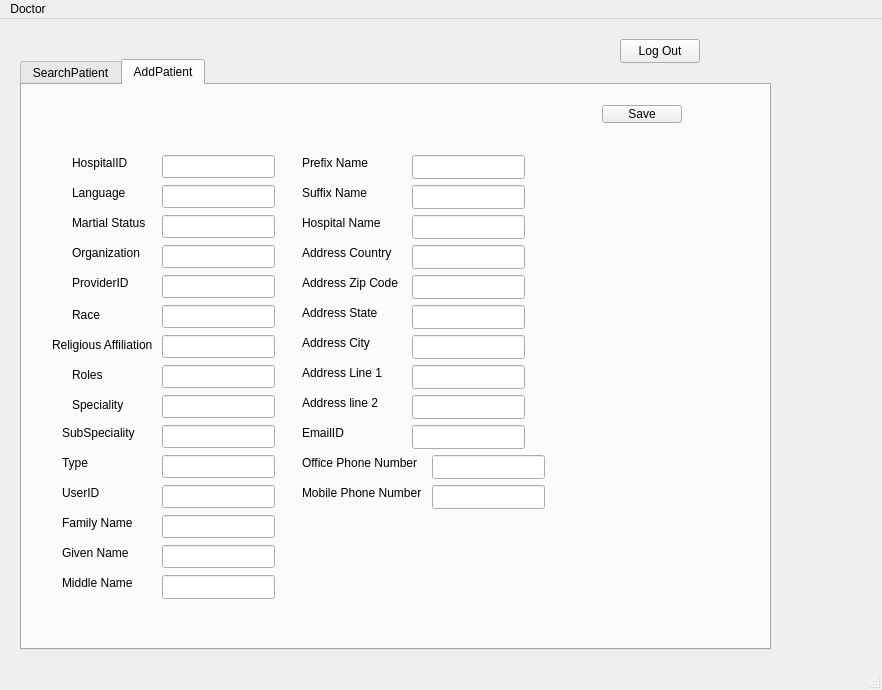
<?xml version="1.0" encoding="UTF-8"?>
<ui version="4.0">
 <class>AdminMainWindow</class>
 <widget class="QMainWindow" name="AdminMainWindow">
  <property name="geometry">
   <rect>
    <x>0</x>
    <y>0</y>
    <width>882</width>
    <height>690</height>
   </rect>
  </property>
  <property name="windowTitle">
   <string>MainWindow</string>
  </property>
  <widget class="QWidget" name="centralDoctorMainwidget">
   <widget class="QTabWidget" name="tabWidget">
    <property name="geometry">
     <rect>
      <x>20</x>
      <y>40</y>
      <width>751</width>
      <height>591</height>
     </rect>
    </property>
    <property name="currentIndex">
     <number>1</number>
    </property>
    <widget class="QWidget" name="SearchPatientTab">
     <attribute name="title">
      <string>SearchPatient</string>
     </attribute>
     <widget class="QTextBrowser" name="TitleText">
      <property name="geometry">
       <rect>
        <x>210</x>
        <y>40</y>
        <width>321</width>
        <height>31</height>
       </rect>
      </property>
      <property name="html">
       <string>&lt;!DOCTYPE HTML PUBLIC &quot;-//W3C//DTD HTML 4.0//EN&quot; &quot;http://www.w3.org/TR/REC-html40/strict.dtd&quot;&gt;
&lt;html&gt;&lt;head&gt;&lt;meta name=&quot;qrichtext&quot; content=&quot;1&quot; /&gt;&lt;meta charset=&quot;utf-8&quot; /&gt;&lt;style type=&quot;text/css&quot;&gt;
p, li { white-space: pre-wrap; }
hr { height: 1px; border-width: 0; }
&lt;/style&gt;&lt;/head&gt;&lt;body style=&quot; font-family:'Segoe UI'; font-size:9pt; font-weight:400; font-style:normal;&quot;&gt;
&lt;p style=&quot; margin-top:0px; margin-bottom:0px; margin-left:0px; margin-right:0px; -qt-block-indent:0; text-indent:0px;&quot;&gt;&lt;span style=&quot; font-family:'Microsoft YaHei UI';&quot;&gt;Hello, doctor, please input patient's information&lt;/span&gt;&lt;/p&gt;&lt;/body&gt;&lt;/html&gt;</string>
      </property>
     </widget>
     <widget class="QLabel" name="LastNameLabel">
      <property name="geometry">
       <rect>
        <x>40</x>
        <y>120</y>
        <width>71</width>
        <height>16</height>
       </rect>
      </property>
      <property name="text">
       <string>Last Name</string>
      </property>
     </widget>
     <widget class="QLabel" name="FirstNameLabel">
      <property name="geometry">
       <rect>
        <x>40</x>
        <y>170</y>
        <width>71</width>
        <height>16</height>
       </rect>
      </property>
      <property name="text">
       <string>First Name</string>
      </property>
     </widget>
     <widget class="QLabel" name="SSNLabel">
      <property name="geometry">
       <rect>
        <x>40</x>
        <y>220</y>
        <width>81</width>
        <height>16</height>
       </rect>
      </property>
      <property name="text">
       <string>SSN Last 4 #</string>
      </property>
     </widget>
     <widget class="QLabel" name="DOBLabel">
      <property name="geometry">
       <rect>
        <x>40</x>
        <y>270</y>
        <width>81</width>
        <height>16</height>
       </rect>
      </property>
      <property name="text">
       <string>Date of Birth</string>
      </property>
     </widget>
     <widget class="QLineEdit" name="LastNameLine">
      <property name="geometry">
       <rect>
        <x>150</x>
        <y>120</y>
        <width>113</width>
        <height>23</height>
       </rect>
      </property>
     </widget>
     <widget class="QLineEdit" name="FirstNameLine">
      <property name="geometry">
       <rect>
        <x>150</x>
        <y>170</y>
        <width>113</width>
        <height>23</height>
       </rect>
      </property>
     </widget>
     <widget class="QLineEdit" name="SSNLine">
      <property name="geometry">
       <rect>
        <x>150</x>
        <y>220</y>
        <width>113</width>
        <height>23</height>
       </rect>
      </property>
     </widget>
     <widget class="QLineEdit" name="DOBLine">
      <property name="geometry">
       <rect>
        <x>150</x>
        <y>270</y>
        <width>113</width>
        <height>23</height>
       </rect>
      </property>
     </widget>
     <widget class="QPushButton" name="SearchButton">
      <property name="geometry">
       <rect>
        <x>100</x>
        <y>340</y>
        <width>80</width>
        <height>24</height>
       </rect>
      </property>
      <property name="text">
       <string>Search</string>
      </property>
     </widget>
     <widget class="QTableView" name="PatientQueryTable">
      <property name="geometry">
       <rect>
        <x>380</x>
        <y>90</y>
        <width>281</width>
        <height>381</height>
       </rect>
      </property>
     </widget>
     <widget class="QLabel" name="searchResultLabel">
      <property name="geometry">
       <rect>
        <x>40</x>
        <y>390</y>
        <width>311</width>
        <height>71</height>
       </rect>
      </property>
      <property name="text">
       <string/>
      </property>
     </widget>
    </widget>
    <widget class="QWidget" name="AddDoctorTab">
     <attribute name="title">
      <string>AddPatient</string>
     </attribute>
     <widget class="QLabel" name="HospitalID">
      <property name="geometry">
       <rect>
        <x>50</x>
        <y>70</y>
        <width>71</width>
        <height>16</height>
       </rect>
      </property>
      <property name="text">
       <string>HospitalID</string>
      </property>
     </widget>
     <widget class="QLabel" name="Language">
      <property name="geometry">
       <rect>
        <x>50</x>
        <y>100</y>
        <width>71</width>
        <height>16</height>
       </rect>
      </property>
      <property name="text">
       <string>Language</string>
      </property>
     </widget>
     <widget class="QLabel" name="Organization">
      <property name="geometry">
       <rect>
        <x>50</x>
        <y>160</y>
        <width>71</width>
        <height>16</height>
       </rect>
      </property>
      <property name="text">
       <string>Organization</string>
      </property>
     </widget>
     <widget class="QLabel" name="ProviderID">
      <property name="geometry">
       <rect>
        <x>50</x>
        <y>190</y>
        <width>71</width>
        <height>16</height>
       </rect>
      </property>
      <property name="text">
       <string>ProviderID</string>
      </property>
     </widget>
     <widget class="QLabel" name="Race">
      <property name="geometry">
       <rect>
        <x>50</x>
        <y>220</y>
        <width>81</width>
        <height>20</height>
       </rect>
      </property>
      <property name="text">
       <string>Race</string>
      </property>
     </widget>
     <widget class="QLabel" name="Religious_Affirm">
      <property name="geometry">
       <rect>
        <x>30</x>
        <y>250</y>
        <width>101</width>
        <height>20</height>
       </rect>
      </property>
      <property name="text">
       <string>Religious Affiliation</string>
      </property>
     </widget>
     <widget class="QLabel" name="Roles">
      <property name="geometry">
       <rect>
        <x>50</x>
        <y>280</y>
        <width>81</width>
        <height>20</height>
       </rect>
      </property>
      <property name="text">
       <string>Roles</string>
      </property>
     </widget>
     <widget class="QLabel" name="Speciality">
      <property name="geometry">
       <rect>
        <x>50</x>
        <y>310</y>
        <width>81</width>
        <height>20</height>
       </rect>
      </property>
      <property name="text">
       <string>Speciality</string>
      </property>
     </widget>
     <widget class="QLabel" name="SubSpeciality">
      <property name="geometry">
       <rect>
        <x>40</x>
        <y>340</y>
        <width>91</width>
        <height>16</height>
       </rect>
      </property>
      <property name="text">
       <string>SubSpeciality</string>
      </property>
     </widget>
     <widget class="QLabel" name="Type">
      <property name="geometry">
       <rect>
        <x>40</x>
        <y>370</y>
        <width>91</width>
        <height>16</height>
       </rect>
      </property>
      <property name="text">
       <string>Type</string>
      </property>
     </widget>
     <widget class="QLabel" name="UserID">
      <property name="geometry">
       <rect>
        <x>40</x>
        <y>400</y>
        <width>91</width>
        <height>16</height>
       </rect>
      </property>
      <property name="text">
       <string>UserID</string>
      </property>
     </widget>
     <widget class="QLabel" name="Family_Name">
      <property name="geometry">
       <rect>
        <x>40</x>
        <y>430</y>
        <width>91</width>
        <height>16</height>
       </rect>
      </property>
      <property name="text">
       <string>Family Name</string>
      </property>
     </widget>
     <widget class="QLabel" name="Given_Name">
      <property name="geometry">
       <rect>
        <x>40</x>
        <y>460</y>
        <width>91</width>
        <height>16</height>
       </rect>
      </property>
      <property name="text">
       <string>Given Name</string>
      </property>
     </widget>
     <widget class="QLineEdit" name="hospitalID">
      <property name="geometry">
       <rect>
        <x>140</x>
        <y>70</y>
        <width>113</width>
        <height>23</height>
       </rect>
      </property>
      <property name="text">
       <string/>
      </property>
     </widget>
     <widget class="QLineEdit" name="language">
      <property name="geometry">
       <rect>
        <x>140</x>
        <y>100</y>
        <width>113</width>
        <height>23</height>
       </rect>
      </property>
      <property name="text">
       <string/>
      </property>
     </widget>
     <widget class="QLineEdit" name="organization">
      <property name="geometry">
       <rect>
        <x>140</x>
        <y>160</y>
        <width>113</width>
        <height>23</height>
       </rect>
      </property>
      <property name="text">
       <string/>
      </property>
     </widget>
     <widget class="QLineEdit" name="race">
      <property name="geometry">
       <rect>
        <x>140</x>
        <y>220</y>
        <width>113</width>
        <height>23</height>
       </rect>
      </property>
      <property name="text">
       <string/>
      </property>
     </widget>
     <widget class="QLineEdit" name="providerid">
      <property name="geometry">
       <rect>
        <x>140</x>
        <y>190</y>
        <width>113</width>
        <height>23</height>
       </rect>
      </property>
      <property name="text">
       <string/>
      </property>
     </widget>
     <widget class="QLineEdit" name="religiousaffirm">
      <property name="geometry">
       <rect>
        <x>140</x>
        <y>250</y>
        <width>113</width>
        <height>23</height>
       </rect>
      </property>
      <property name="text">
       <string/>
      </property>
     </widget>
     <widget class="QLineEdit" name="roles">
      <property name="geometry">
       <rect>
        <x>140</x>
        <y>280</y>
        <width>113</width>
        <height>23</height>
       </rect>
      </property>
      <property name="text">
       <string/>
      </property>
     </widget>
     <widget class="QLineEdit" name="speciality">
      <property name="geometry">
       <rect>
        <x>140</x>
        <y>310</y>
        <width>113</width>
        <height>23</height>
       </rect>
      </property>
      <property name="text">
       <string/>
      </property>
     </widget>
     <widget class="QLineEdit" name="subspeciality">
      <property name="geometry">
       <rect>
        <x>140</x>
        <y>340</y>
        <width>113</width>
        <height>23</height>
       </rect>
      </property>
      <property name="text">
       <string/>
      </property>
     </widget>
     <widget class="QLineEdit" name="Type_edit">
      <property name="geometry">
       <rect>
        <x>140</x>
        <y>370</y>
        <width>113</width>
        <height>23</height>
       </rect>
      </property>
      <property name="text">
       <string/>
      </property>
     </widget>
     <widget class="QLineEdit" name="userid">
      <property name="geometry">
       <rect>
        <x>140</x>
        <y>400</y>
        <width>113</width>
        <height>23</height>
       </rect>
      </property>
      <property name="text">
       <string/>
      </property>
     </widget>
     <widget class="QLineEdit" name="familyname">
      <property name="geometry">
       <rect>
        <x>140</x>
        <y>430</y>
        <width>113</width>
        <height>23</height>
       </rect>
      </property>
      <property name="text">
       <string/>
      </property>
     </widget>
     <widget class="QLineEdit" name="givenname">
      <property name="geometry">
       <rect>
        <x>140</x>
        <y>460</y>
        <width>113</width>
        <height>23</height>
       </rect>
      </property>
      <property name="text">
       <string/>
      </property>
     </widget>
     <widget class="QPushButton" name="addDoctorSaveButton">
      <property name="geometry">
       <rect>
        <x>580</x>
        <y>20</y>
        <width>80</width>
        <height>18</height>
       </rect>
      </property>
      <property name="text">
       <string>Save</string>
      </property>
     </widget>
     <widget class="QLabel" name="Martial_Status">
      <property name="geometry">
       <rect>
        <x>50</x>
        <y>130</y>
        <width>81</width>
        <height>16</height>
       </rect>
      </property>
      <property name="text">
       <string>Martial Status</string>
      </property>
     </widget>
     <widget class="QLineEdit" name="martialstatus">
      <property name="geometry">
       <rect>
        <x>140</x>
        <y>130</y>
        <width>113</width>
        <height>23</height>
       </rect>
      </property>
      <property name="text">
       <string/>
      </property>
     </widget>
     <widget class="QLineEdit" name="middlename_2">
      <property name="geometry">
       <rect>
        <x>140</x>
        <y>490</y>
        <width>113</width>
        <height>24</height>
       </rect>
      </property>
     </widget>
     <widget class="QLabel" name="middlename">
      <property name="geometry">
       <rect>
        <x>40</x>
        <y>490</y>
        <width>71</width>
        <height>16</height>
       </rect>
      </property>
      <property name="text">
       <string>Middle Name</string>
      </property>
     </widget>
     <widget class="QLabel" name="prefixname">
      <property name="geometry">
       <rect>
        <x>280</x>
        <y>70</y>
        <width>71</width>
        <height>16</height>
       </rect>
      </property>
      <property name="text">
       <string>Prefix Name</string>
      </property>
     </widget>
     <widget class="QLabel" name="SUFFIXNAME">
      <property name="geometry">
       <rect>
        <x>280</x>
        <y>100</y>
        <width>71</width>
        <height>16</height>
       </rect>
      </property>
      <property name="text">
       <string>Suffix Name</string>
      </property>
     </widget>
     <widget class="QLabel" name="HOSPITALNAME">
      <property name="geometry">
       <rect>
        <x>280</x>
        <y>130</y>
        <width>81</width>
        <height>16</height>
       </rect>
      </property>
      <property name="text">
       <string>Hospital Name</string>
      </property>
     </widget>
     <widget class="QLabel" name="ADDRESSCOUNTRY">
      <property name="geometry">
       <rect>
        <x>280</x>
        <y>160</y>
        <width>91</width>
        <height>16</height>
       </rect>
      </property>
      <property name="text">
       <string>Address Country</string>
      </property>
     </widget>
     <widget class="QLabel" name="ADDRESSZIPCODE">
      <property name="geometry">
       <rect>
        <x>280</x>
        <y>190</y>
        <width>101</width>
        <height>16</height>
       </rect>
      </property>
      <property name="text">
       <string>Address Zip Code</string>
      </property>
     </widget>
     <widget class="QLabel" name="ADDRESS_STATE">
      <property name="geometry">
       <rect>
        <x>280</x>
        <y>220</y>
        <width>81</width>
        <height>16</height>
       </rect>
      </property>
      <property name="text">
       <string>Address State</string>
      </property>
     </widget>
     <widget class="QLabel" name="ADDRESSCITY">
      <property name="geometry">
       <rect>
        <x>280</x>
        <y>250</y>
        <width>71</width>
        <height>16</height>
       </rect>
      </property>
      <property name="text">
       <string>Address City</string>
      </property>
     </widget>
     <widget class="QLabel" name="ADDRESSLINE1">
      <property name="geometry">
       <rect>
        <x>280</x>
        <y>280</y>
        <width>81</width>
        <height>16</height>
       </rect>
      </property>
      <property name="text">
       <string>Address Line 1</string>
      </property>
     </widget>
     <widget class="QLabel" name="AddressLine2">
      <property name="geometry">
       <rect>
        <x>280</x>
        <y>310</y>
        <width>81</width>
        <height>16</height>
       </rect>
      </property>
      <property name="text">
       <string>Address line 2</string>
      </property>
     </widget>
     <widget class="QLabel" name="EmailID">
      <property name="geometry">
       <rect>
        <x>280</x>
        <y>340</y>
        <width>49</width>
        <height>16</height>
       </rect>
      </property>
      <property name="text">
       <string>EmailID</string>
      </property>
     </widget>
     <widget class="QLabel" name="officephone">
      <property name="geometry">
       <rect>
        <x>280</x>
        <y>370</y>
        <width>121</width>
        <height>16</height>
       </rect>
      </property>
      <property name="text">
       <string>Office Phone Number</string>
      </property>
     </widget>
     <widget class="QLabel" name="MOBILEPHONE">
      <property name="geometry">
       <rect>
        <x>280</x>
        <y>400</y>
        <width>121</width>
        <height>16</height>
       </rect>
      </property>
      <property name="text">
       <string>Mobile Phone Number</string>
      </property>
     </widget>
     <widget class="QLineEdit" name="prefixname_2">
      <property name="geometry">
       <rect>
        <x>390</x>
        <y>70</y>
        <width>113</width>
        <height>24</height>
       </rect>
      </property>
     </widget>
     <widget class="QLineEdit" name="suffixname">
      <property name="geometry">
       <rect>
        <x>390</x>
        <y>100</y>
        <width>113</width>
        <height>24</height>
       </rect>
      </property>
     </widget>
     <widget class="QLineEdit" name="hospitalname">
      <property name="geometry">
       <rect>
        <x>390</x>
        <y>130</y>
        <width>113</width>
        <height>24</height>
       </rect>
      </property>
     </widget>
     <widget class="QLineEdit" name="addresscountry">
      <property name="geometry">
       <rect>
        <x>390</x>
        <y>160</y>
        <width>113</width>
        <height>24</height>
       </rect>
      </property>
     </widget>
     <widget class="QLineEdit" name="addresszipcode">
      <property name="geometry">
       <rect>
        <x>390</x>
        <y>190</y>
        <width>113</width>
        <height>24</height>
       </rect>
      </property>
     </widget>
     <widget class="QLineEdit" name="address_state">
      <property name="geometry">
       <rect>
        <x>390</x>
        <y>220</y>
        <width>113</width>
        <height>24</height>
       </rect>
      </property>
     </widget>
     <widget class="QLineEdit" name="addressstate">
      <property name="geometry">
       <rect>
        <x>390</x>
        <y>250</y>
        <width>113</width>
        <height>24</height>
       </rect>
      </property>
     </widget>
     <widget class="QLineEdit" name="address_line1">
      <property name="geometry">
       <rect>
        <x>390</x>
        <y>280</y>
        <width>113</width>
        <height>24</height>
       </rect>
      </property>
     </widget>
     <widget class="QLineEdit" name="addressline2">
      <property name="geometry">
       <rect>
        <x>390</x>
        <y>310</y>
        <width>113</width>
        <height>24</height>
       </rect>
      </property>
     </widget>
     <widget class="QLineEdit" name="emailid">
      <property name="geometry">
       <rect>
        <x>390</x>
        <y>340</y>
        <width>113</width>
        <height>24</height>
       </rect>
      </property>
     </widget>
     <widget class="QLineEdit" name="office_phone">
      <property name="geometry">
       <rect>
        <x>410</x>
        <y>370</y>
        <width>113</width>
        <height>24</height>
       </rect>
      </property>
     </widget>
     <widget class="QLineEdit" name="mobilephone">
      <property name="geometry">
       <rect>
        <x>410</x>
        <y>400</y>
        <width>113</width>
        <height>24</height>
       </rect>
      </property>
     </widget>
    </widget>
   </widget>
   <widget class="QPushButton" name="LogOutButton">
    <property name="geometry">
     <rect>
      <x>620</x>
      <y>20</y>
      <width>80</width>
      <height>24</height>
     </rect>
    </property>
    <property name="text">
     <string>Log Out</string>
    </property>
   </widget>
  </widget>
  <widget class="QMenuBar" name="menubar">
   <property name="geometry">
    <rect>
     <x>0</x>
     <y>0</y>
     <width>882</width>
     <height>21</height>
    </rect>
   </property>
   <widget class="QMenu" name="menuDoctor">
    <property name="title">
     <string>Doctor</string>
    </property>
   </widget>
   <addaction name="menuDoctor"/>
  </widget>
  <widget class="QStatusBar" name="statusbar"/>
 </widget>
 <resources/>
 <connections/>
</ui>
